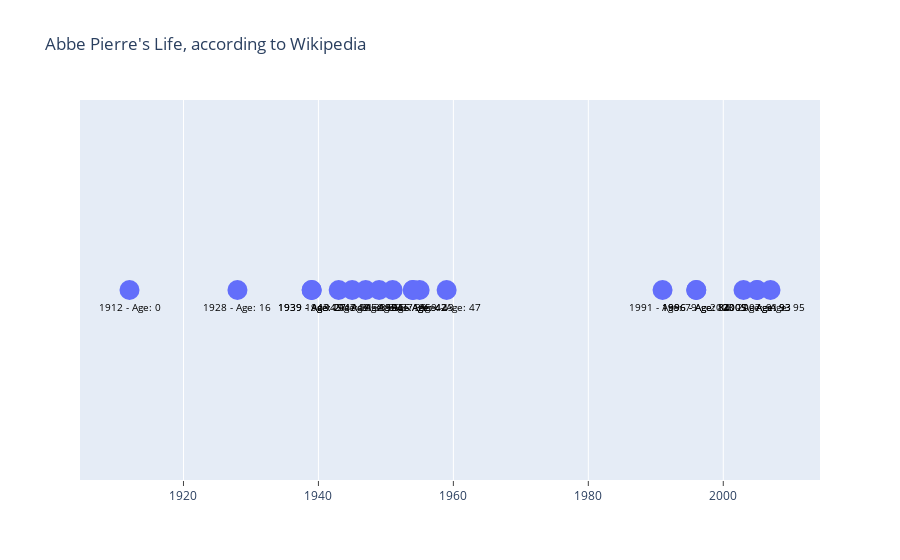

Source (notebook cell):
### Code cell
generate_timeline("Abbe Pierre", df_list[1])

### Figure 1 — Plotly figure (JSON) as saved in the notebook; plotly's stock layout.template omitted (floating-point values rounded to 4 significant figures)
{"data": [{"hoverinfo": "text", "hovertext": ["Abbe Pierre was born on 5 August 1912 in Lyon, France to a wealthy Catholic family of silk traders, the fifth of eight children.<br><b>Heading:</b> Youth and education", "In 1928, aged 16, Abbe Pierre made the decision to join a monastic order, but Abbe Pierre had to wait until Abbe Pierre was seventeen and a half to fulfill the decision to join a monastic order.<br><b>Heading:</b> Youth and education", "When World War II broke out in 1939, Abbe Pierre was mobilised as a non-commissioned officer in the train transport corps.<br><b>Heading:</b> World War II", "For a time, in 1943, Abbe Pierre was given shelter by Lucie Coutaz, a Resistance member who later became his secretary and was his assistant in his charity work until her death in 1982.He<br><b>Heading:</b> World War II", "At the end of the Second World War, Abbe Pierre was awarded the Croix de guerre 1939-1945 with bronze palms and the Médaille de la Résistance.<br><b>Heading:</b> World War II", "When the war was over, following de Gaulle's entourage's advice and the approbation of the archbishop of Paris, Abbe Pierre was elected deputy for Meurthe-et-Moselle department in both National Constituent Assemblies in 1945–1946 as an independent close to the Popular Republican Movement (MRP), mainly consisting of Christian democratic members of the Resistance.<br><b>Heading:</b> Political career (1945–51) and the 1960s/70s", "Abbe Pierre became vice-president of the World Federalist Movement in 1947, a universal federalist movement.<br><b>Heading:</b> Political career (1945–51) and the 1960s/70s", "In 1951, before the end of Abbe Pierre's mandate, Abbe Pierre returned to Abbe Pierre's first vocation: to help homeless people.<br><b>Heading:</b> Political career (1945–51) and the 1960s/70s", "Abbe Pierre was also received by US president Eisenhower and Mohammed V of Morocco in 1955 and 1956.In 1962 Abbe Pierre resided for several months in Charles de Foucauld's retreat in Béni-Abbés (Algeria).[citation needed]The<br><b>Heading:</b> Political career (1945–51) and the 1960s/70s", "Abbe Pierre was started in 1949.<br><b>Heading:</b> Emmaus<br><b>Sub-Heading:</b> 1949: the origin", "Abbe Pierre became famous during the extremely cold winter of 1954 in France, when homeless people were dying in the streets.<br><b>Heading:</b> Emmaus<br><b>Sub-Heading:</b> Winter 1954: \"Uprising of kindness\"", "Following the failure of the projected law on lodgings, Abbe Pierre gave a well-remembered speech on Radio Luxembourg on 1 February 1954, and asked Le Figaro, a conservative newspaper which, as Abbe Pierre said, was read by \"the powerful\", to publish Abbe Pierre's call:Abbe Pierre's friends, come help ...<br><b>Heading:</b> Emmaus<br><b>Sub-Heading:</b> Winter 1954: \"Uprising of kindness\"", "Abbe Pierre traveled to Beyrouth (Beirut, Lebanon) in 1959, to assist in the creation of the first multiconfessional Emmaus group there; the first multiconfessional Emmaus group there was founded by a Sunni (Muslim), a Melkite (Catholic) archbishop and a Maronite (Christian) writer.[citation needed]<br><b>Heading:</b> Emmaus<br><b>Sub-Heading:</b> Winter 1954: \"Uprising of kindness\"", "than 20 years later, the ANSA, Italian press agency, recalled that Abbe Pierre had supported in 2005 one of Abbe Pierre's physicians, Michele d'Auria, who was a former member of Prima Linea, an Italian far-left group, and was accused of having participated in hold-ups during 1990.<br><b>Heading:</b> 1980s to 2000s", "A staunch supporter of the Palestinian cause, Abbe Pierre has attracted attention with some of Abbe Pierre's statements on the Israeli-Palestine conflictHis support \"à titre amical\" (\"in title of friendship\") for Roger Garaudy in 1996 brought controversy.<br><b>Heading:</b> 1980s to 2000s", "Following this 1996 controversial support to a personal acquaintance, Abbe Pierre was shunned for a small period by the media, although Abbe Pierre remained a popular figure.<br><b>Heading:</b> 1980s to 2000s", "Abbe Pierre had the distinction of having been voted France's most popular person for many years, though in 2003 Abbe Pierre was surpassed by Zinedine Zidane, moving into second place.<br><b>Heading:</b> International recognition", "In 2005 Abbe Pierre came third in a television poll to choose Le Plus Grand Français (The Greatest Frenchman).In 1998, Abbe Pierre has been made Grand Officer of the National Order of Quebec while in 2004, Abbe Pierre was awarded the Grand Cross of the Legion of Honor by Jacques Chirac.<br><b>Heading:</b> International recognition", "Abbe Pierre also received the Balzan Prize for Humanity, Peace and Brotherhood among Peoples in 1991 \"For having fought, throughout Abbe Pierre's life, for the defence of human rights, democracy and peace.<br><b>Heading:</b> International recognition", "Abbe Pierre remained active until his death on 22 January 2007 in the Val-de-Grâce military hospital in Paris, following a lung infection, aged 94.He<br><b>Heading:</b> Death"], "marker": {"size": 20}, "mode": "markers+text", "showlegend": false, "text": ["1912 - Age: 0", "1928 - Age: 16", "1939 - Age: 27", "1943 - Age: 31", "1939 - Age: 27", "1945 - Age: 33", "1947 - Age: 35", "1951 - Age: 39", "1955 - Age: 43", "1949 - Age: 37", "1954 - Age: 42", "1954 - Age: 42", "1959 - Age: 47", "2005 - Age: 93", "1996 - Age: 84", "1996 - Age: 84", "2003 - Age: 91", "2005 - Age: 93", "1991 - Age: 79", "2007 - Age: 95"], "textfont": {"color": "black", "size": 10}, "textposition": "bottom center", "type": "scatter", "x": [1912, 1928, 1939, 1943, 1939, 1945, 1947, 1951, 1955, 1949, 1954, 1954, 1959, 2005, 1996, 1996, 2003, 2005, 1991, 2007], "y": [1, 1, 1, 1, 1, 1, 1, 1, 1, 1, 1, 1, 1, 1, 1, 1, 1, 1, 1, 1]}], "layout": {"hovermode": "closest", "title": {"text": "Abbe Pierre's Life, according to Wikipedia"}, "xaxis": {"showgrid": true, "showline": true, "showticklabels": true, "ticks": "outside"}, "yaxis": {"showgrid": false, "showline": false, "showticklabels": false}}}
